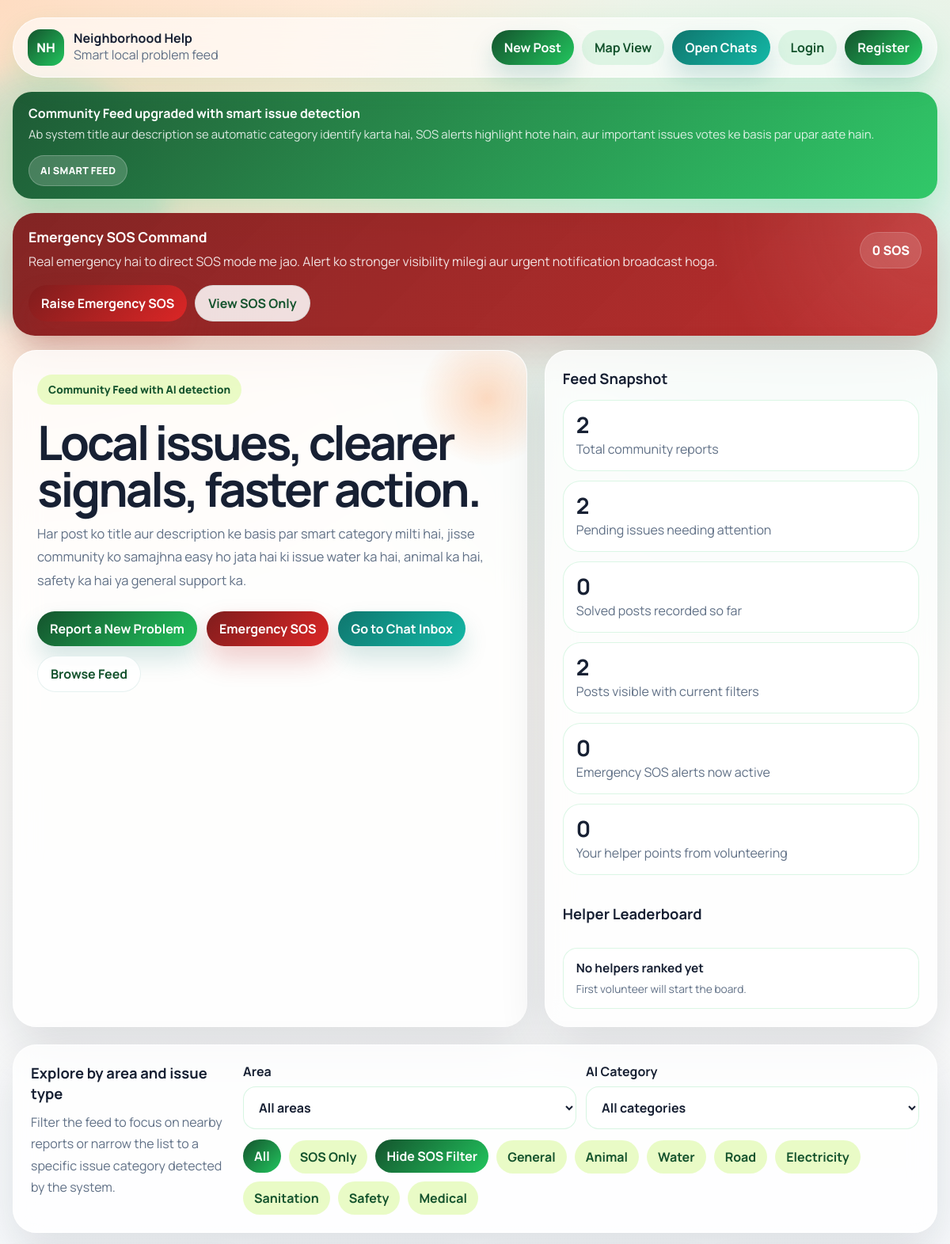
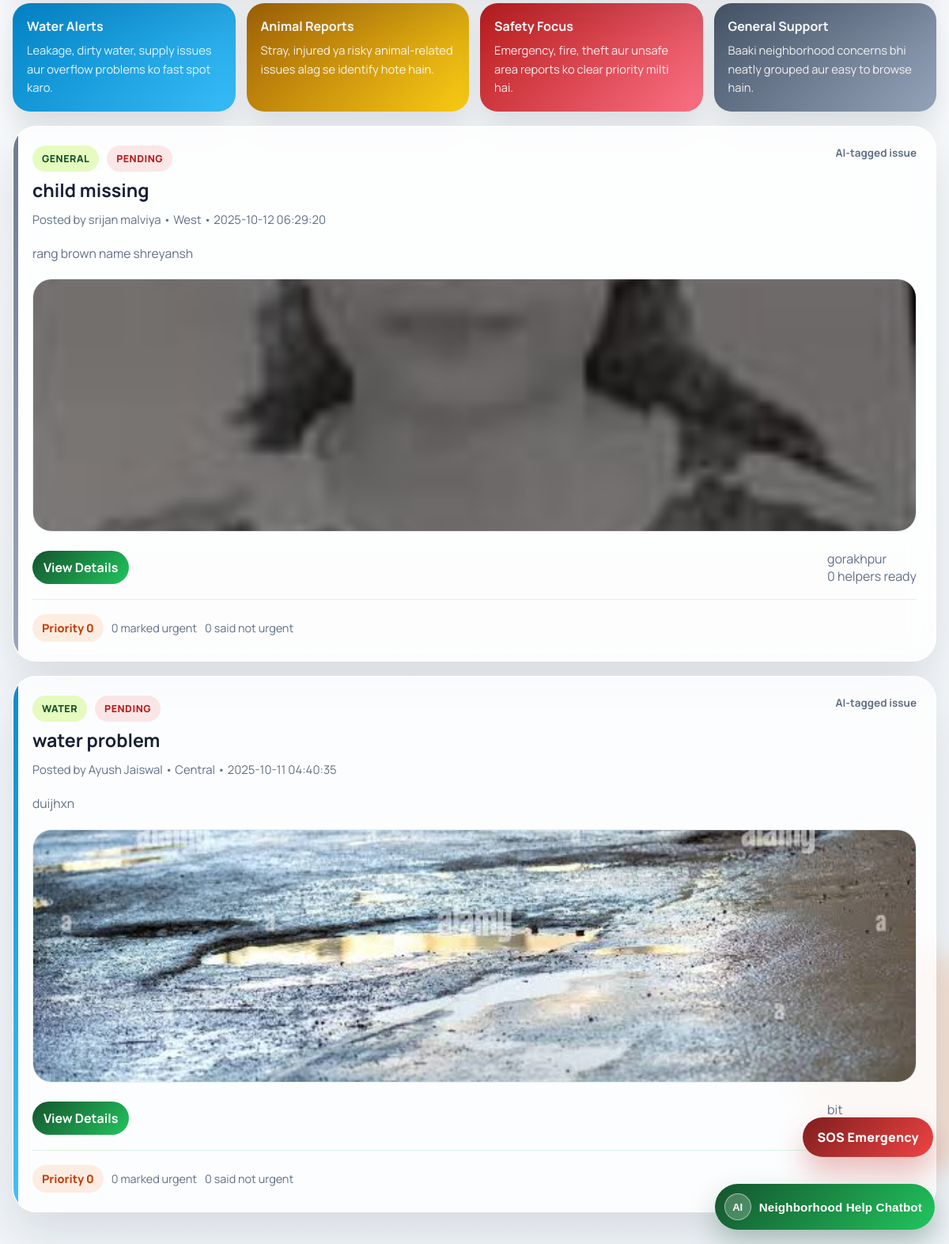
The page /community.php on the database its author committed (2 pictures, top to bottom).
### tables this page shows
CREATE TABLE `posts` (
  `id` int(11) NOT NULL,
  `user_id` int(11) NOT NULL,
  `title` varchar(255) NOT NULL,
  `description` text DEFAULT NULL,
  `image` varchar(255) DEFAULT NULL,
  `area` varchar(100) NOT NULL,
  `location` varchar(255) NOT NULL,
  `status` enum('pending','in_progress','solved') DEFAULT 'pending',
  `created_at` timestamp NOT NULL DEFAULT current_timestamp()
);

CREATE TABLE `users` (
  `id` int(11) NOT NULL,
  `name` varchar(100) NOT NULL,
  `email` varchar(150) NOT NULL,
  `phone` varchar(20) DEFAULT NULL,
  `area` varchar(100) NOT NULL,
  `password` varchar(255) NOT NULL,
  `role` enum('user','admin') DEFAULT 'user',
  `created_at` timestamp NOT NULL DEFAULT current_timestamp()
);

### community.php (the view, shortened to what the rows shown need)
<?php
require 'inc/config.php';
$user = current_user();
$filter_area = $_GET['area'] ?? 'all';
$categoryColumnAvailable = ensure_posts_category_column();
if ($filter_area === 'all') {
    $stmt = $pdo->query("SELECT p.*, u.name FROM posts p JOIN users u ON p.user_id = u.id ORDER BY p.created_at DESC");
} else {
    $stmt = $pdo->prepare("SELECT p.*, u.name FROM posts p JOIN users u ON p.user_id = u.id WHERE p.area = ? ORDER BY p.created_at DESC");
    $stmt->execute([$filter_area]);
}
$posts = $stmt->fetchAll(PDO::FETCH_ASSOC);
$categoryThemes = [
    'General' => 'theme-general',
    'Animal' => 'theme-animal',
    'Water' => 'theme-water',
    'Road' => 'theme-road',
    'Electricity' => 'theme-electricity',
    'Sanitation' => 'theme-sanitation',
    'Safety' => 'theme-safety',
    'Medical' => 'theme-medical',
];
$processedPosts = [];
foreach ($posts as $post) {
    $detectedCategory = $categoryColumnAvailable && !empty($post['category'])
        ? $post['category']
        : detect_post_category($post['title'] ?? '', $post['description'] ?? '');
    $post['resolved_category'] = $detectedCategory;
    $post['helper_count'] = count(get_post_helpers((int) $post['id']));
    $urgency = get_post_urgency_summary((int) $post['id'], $user ? (int) $user['id'] : null);
    $post['urgent_yes'] = $urgency['urgent_yes'];
    $post['not_urgent'] = $urgency['not_urgent'];
    $post['urgency_score'] = $urgency['score'];
    $post['urgency_total'] = $urgency['total'];
    $post['current_user_urgency_vote'] = $urgency['user_vote'];
    $post['current_user_helping'] = $user ? has_user_offered_help((int) $post['id'], (int) $user['id']) : false;
    $post['chat_link'] = null;
    $post['priority_score'] = get_post_priority_score($post);
    $processedPosts[] = $post;
}
usort($processedPosts, static function (array $left, array $right): int {
    $priorityComparison = ($right['priority_score'] ?? 0) <=> ($left['priority_score'] ?? 0);
    if ($priorityComparison !== 0) {
        return $priorityComparison;
    }
    return strcmp((string) ($right['created_at'] ?? ''), (string) ($left['created_at'] ?? ''));
});
?>
<!doctype html>
<html lang="en">
<head>
</head>
<body>
  <div class="page-shell">
    <div class="container">
      <section class="hero">
        <div class="hero-panel">
          <div class="hero-copy">
            <h1>Local issues, clearer signals, faster action.</h1>
          </div>
        </div>
        <aside class="stats-panel">
          <h2>Feed Snapshot</h2>
          <h2 style="margin-top:22px;">Helper Leaderboard</h2>
        </aside>
      </section>
      <section class="filters-panel">
        <form method="get" class="filters-row">
          <div class="filter-intro">
            <h2>Explore by area and issue type</h2>
          </div>
        </form>
      </section>
      <main id="feed" class="feed-grid">
        <?php foreach ($processedPosts as $post): ?>
          <?php
            $category = $post['resolved_category'];
            $themeClass = $categoryThemes[$category] ?? 'theme-general';
          ?>
          <article class="feed-card <?php echo e($themeClass); ?>">
            <div class="card-top">
              <div>
                <div class="card-tags">
                  <span class="category-badge"><?php echo e($category); ?></span>
                  <span class="status-badge <?php echo e($post['status']); ?>"><?php echo e(str_replace('_', ' ', ucfirst($post['status']))); ?></span>
                </div>
                <h3><?php echo e($post['title']); ?></h3>
                <div class="card-meta">
                  Posted by <?php echo e($post['name']); ?> • <?php echo e($post['area']); ?> • <?php echo e($post['created_at']); ?>
                </div>
              </div>
              <div class="ai-note">AI-tagged issue</div>
            </div>
            <p class="card-snippet"><?php echo nl2br(e($post['description'])); ?></p>
            <?php if (!empty($post['image'])): ?>
              <img src="assets/uploads/<?php echo e($post['image']); ?>" alt="Post image" class="card-image">
            <?php endif; ?>
            <div class="card-actions">
              <div class="card-actions-left">
                <a href="view_post.php?id=<?php echo (int) $post['id']; ?>" class="action-link action-primary">View Details</a>
              </div>
              <div class="meta-text">
                <?php echo e($post['location'] ?: 'Location not provided'); ?><br>
                <?php echo e((string) $post['helper_count']); ?> helper<?php echo (int) $post['helper_count'] === 1 ? '' : 's'; ?> ready
              </div>
            </div>
            <div class="card-bottom">
              <div class="urgency-strip">
                <div class="urgency-metrics">
                  <span class="urgency-score">Priority <?php echo e((string) $post['urgency_score']); ?></span>
                  <span><?php echo e((string) $post['urgent_yes']); ?> marked urgent</span>
                  <span><?php echo e((string) $post['not_urgent']); ?> said not urgent</span>
                </div>
              </div>
            </div>
          </article>
        <?php endforeach; ?>
      </main>
    </div>
  </div>
</body>
</html>

### rows shown on the page
posts: category "GENERAL", status "PENDING", title "child missing", user.name "srijan malviya", area "West", created_at "2025-10-12 06:29:20", description "rang brown name shreyansh", image (picture), location "gorakhpur", helper_count "0", urgency_score "0", urgent_yes "0", not_urgent "0"
posts: category "WATER", status "PENDING", title "water problem", user.name "Ayush Jaiswal", area "Central", created_at "2025-10-11 04:40:35", description "duijhxn", image (picture), location "bit", helper_count "0", urgency_score "0", urgent_yes "0", not_urgent "0"

### other values the page prints
$sosPosts "0"
$totalPosts "2"
$urgentPosts "2"
$resolvedPosts "0"
$visiblePosts "2"
$currentUserPoints "0"
$category "General"
$category "Animal"
$category "Water"
$category "Road"
$category "Electricity"
$category "Sanitation"
$category "Safety"
$category "Medical"
